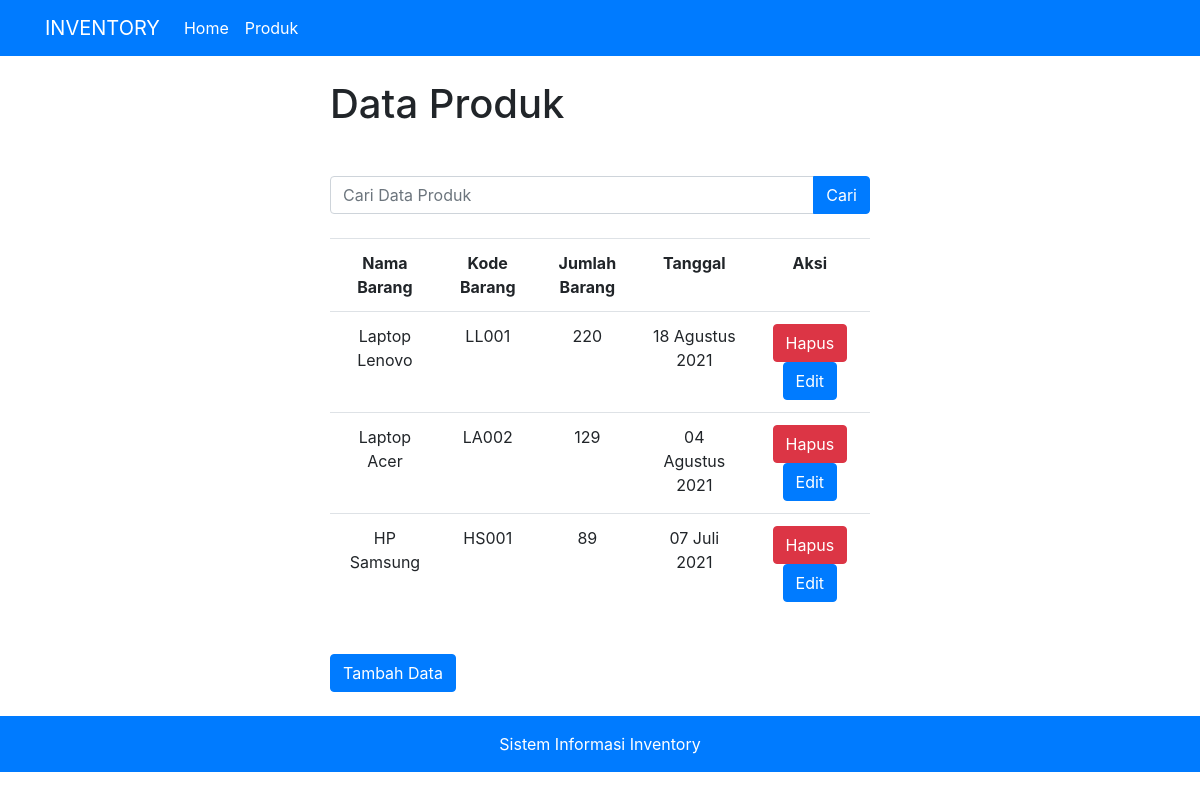
/view, run on the app's committed database.
### tables this page shows
CREATE TABLE `t_produk` (
  `id` int(10) NOT NULL,
  `nama_barang` varchar(100) NOT NULL,
  `kode_barang` varchar(50) NOT NULL,
  `jumlah_barang` int(10) NOT NULL,
  `tanggal` date NOT NULL
);

### application/controllers/InventoryController.php (called while the page is built, shortened)
<?php
class InventoryController extends CI_Controller
{
	public function __construct()
	{
		$this->load->model('Inventory');
		$this->load->library('form_validation');
	}
	public function view()
	{
		$data['judul'] = 'Data Produk';
		$data['produk'] = $this->Inventory->get();
		$this->load->view('template/header', $data);
		$this->load->view('section/data', $data);
		$this->load->view('template/footer');
	}
}

### index.php (called while the page is built, shortened)
<?php
require_once BASEPATH.'core/CodeIgniter.php';

### application/models/Inventory.php (called while the page is built, shortened)
<?php
class Inventory extends CI_model
{
	public function get()
	{
		$this->db->order_by('id', 'DESC');
		return $this->db->get('t_produk')->result_array();
	}
}

### application/views/section/data.php (the view)
<div class="container">
	<div class="row">
		<div class="col-md-3"> </div>
		<div class="col-md-6">
			<h1 class="mb-4 mt-4">Data Produk</h1>
		</div>
		<div class="col-md-3"></div>
	</div>
	<div class="row mt-4">
		<div class="col-md-3"></div>
		<div class="col-md-6">
			<form class="" action="" method="post">
				<div class="input-group">
					<input type="text" name="keyword" class="form-control" placeholder="Cari Data Produk">
					<div class="input-group-append">
						<button type="submit" class="btn btn-primary" name="button">Cari</button>
					</div>
				</div>
			</form>
		</div>
		<div class="col-md-3"></div>
	</div>
	<div class="row mt-4">
		<div class="col-md-3"></div>
		<div class="col-md-6">
			<table class="table" style="text-align:center;">
				<tr>
					<th>Nama Barang</th>
					<th>Kode Barang</th>
					<th>Jumlah Barang</th>
					<th>Tanggal</th>
					<th>Aksi</th>
				</tr>
				<?php
				function date_indo($date)
				{
					$month = [
						1   => 'Januari',
						2   => 'Februari',
						3   => 'Maret',
						4   => 'April',
						5   => 'Mei',
						6   => 'Juni',
						7   => 'Juli',
						8   => 'Agustus',
						9   => 'September',
						10  => 'Oktober',
						11  => 'November',
						12  => 'Desember'
					];
					$separate = explode('-', $date);
					return $separate[2] . ' ' . $month[(int)$separate[1]] . ' ' . $separate[0];
				}
				foreach ($produk as $p) :
				?>
					<tr>
						<td><?= $p['nama_barang']; ?></td>
						<td><?= $p['kode_barang']; ?></td>
						<td><?= $p['jumlah_barang']; ?></td>
						<td><?= date_indo($p['tanggal']); ?></td>
						<td>
							<a class="btn btn-danger" onclick="return confirm('Yakin hapus data ini?')" href="<?php echo base_url('delete/') . $p['id'] ?>">Hapus</a>
							<a class="btn btn-primary" href="<?php echo base_url('update/') . $p['id'] ?>">Edit</a>
						</td>
					</tr>
				<?php endforeach; ?>
			</table>
		</div>
		<div class="col-md-3"></div>
	</div>
	<div class="row mt-4 mb-4">
		<div class="col-md-3"></div>
		<div class="col-md-6"> <a href="<?= base_url('add'); ?>" class="btn btn-primary">Tambah Data</a> </div>
		<div class="col-md-3"></div>
	</div>
</div>

### application/views/template/header.php (shortened to what this page needs)
<!doctype html>
<html lang="en">
<head>
	<link rel="stylesheet" href="https://cdn.jsdelivr.net/npm/bootstrap@4.6.0/dist/css/bootstrap.min.css">
</head>
<body>
	<nav class="navbar navbar-expand-lg bg-primary">
		<div class="container"> <a class="navbar-brand" href="<?= base_url(); ?>">INVENTORY</a>
			<div class="collapse navbar-collapse" id="navbarNavAltMarkup">
				<div class="navbar-nav">
					<a class="nav-item nav-link active" href="<?= base_url(); ?>">Home <span class="sr-only">(current)</span></a>
					<a class="nav-item nav-link" href="<?= base_url('view'); ?>">Produk</a>
				</div>
			</div>
		</div>
	</nav>

### application/views/template/footer.php (shortened to what this page needs)
<footer class="bg-primary">
	<div class="p-3">
		<p class="p-0 m-0 text-white text-center">Sistem Informasi Inventory</p>
	</div>
</footer>
</body>
</html>

### application/views/template/header.php (style rules this page uses)
a { color: #fff; }

### data on the page
t_produk: nama_barang "Laptop Lenovo", kode_barang "LL001", jumlah_barang "220", tanggal "18 Agustus 2021"
t_produk: nama_barang "Laptop Acer", kode_barang "LA002", jumlah_barang "129", tanggal "04 Agustus 2021"
t_produk: nama_barang "HP Samsung", kode_barang "HS001", jumlah_barang "89", tanggal "07 Juli 2021"
